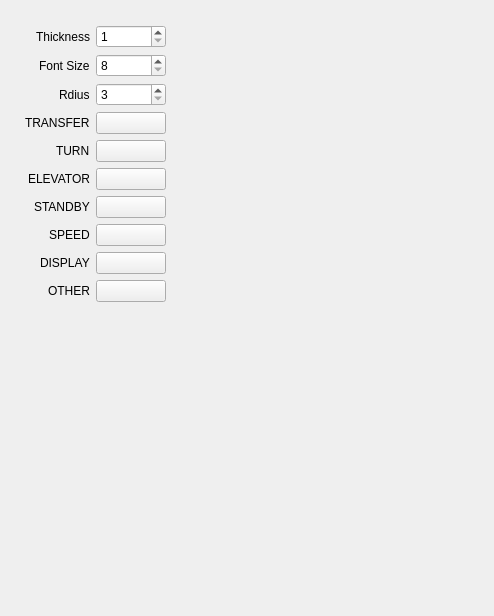
<?xml version="1.0" encoding="UTF-8"?>
<ui version="4.0">
 <class>FontDlg</class>
 <widget class="QWidget" name="FontDlg">
  <property name="geometry">
   <rect>
    <x>0</x>
    <y>0</y>
    <width>494</width>
    <height>616</height>
   </rect>
  </property>
  <property name="windowTitle">
   <string>Font And Color</string>
  </property>
  <widget class="QWidget" name="formLayoutWidget">
   <property name="geometry">
    <rect>
     <x>20</x>
     <y>20</y>
     <width>151</width>
     <height>291</height>
    </rect>
   </property>
   <layout class="QFormLayout" name="formLayout">
    <property name="labelAlignment">
     <set>Qt::AlignRight|Qt::AlignTrailing|Qt::AlignVCenter</set>
    </property>
    <property name="leftMargin">
     <number>5</number>
    </property>
    <property name="topMargin">
     <number>5</number>
    </property>
    <property name="rightMargin">
     <number>5</number>
    </property>
    <item row="0" column="0">
     <widget class="QLabel" name="label">
      <property name="text">
       <string>Thickness</string>
      </property>
     </widget>
    </item>
    <item row="0" column="1">
     <widget class="QSpinBox" name="sp_thickness">
      <property name="minimum">
       <number>1</number>
      </property>
      <property name="maximum">
       <number>10</number>
      </property>
     </widget>
    </item>
    <item row="1" column="1">
     <widget class="QSpinBox" name="sp_fontsize">
      <property name="minimum">
       <number>8</number>
      </property>
      <property name="maximum">
       <number>150</number>
      </property>
     </widget>
    </item>
    <item row="2" column="1">
     <widget class="QSpinBox" name="sp_radius">
      <property name="minimum">
       <number>3</number>
      </property>
     </widget>
    </item>
    <item row="1" column="0">
     <widget class="QLabel" name="label_2">
      <property name="text">
       <string>Font Size</string>
      </property>
     </widget>
    </item>
    <item row="2" column="0">
     <widget class="QLabel" name="label_3">
      <property name="text">
       <string>Rdius</string>
      </property>
     </widget>
    </item>
    <item row="3" column="1">
     <widget class="QPushButton" name="btn_color_transfer">
      <property name="text">
       <string/>
      </property>
     </widget>
    </item>
    <item row="3" column="0">
     <widget class="QLabel" name="label_4">
      <property name="text">
       <string>TRANSFER</string>
      </property>
     </widget>
    </item>
    <item row="4" column="1">
     <widget class="QPushButton" name="btn_color_turn">
      <property name="text">
       <string/>
      </property>
     </widget>
    </item>
    <item row="5" column="1">
     <widget class="QPushButton" name="btn_color_elevator">
      <property name="text">
       <string/>
      </property>
     </widget>
    </item>
    <item row="6" column="1">
     <widget class="QPushButton" name="btn_color_standby">
      <property name="text">
       <string/>
      </property>
     </widget>
    </item>
    <item row="7" column="1">
     <widget class="QPushButton" name="btn_color_speed">
      <property name="text">
       <string/>
      </property>
     </widget>
    </item>
    <item row="8" column="1">
     <widget class="QPushButton" name="btn_color_display">
      <property name="text">
       <string/>
      </property>
     </widget>
    </item>
    <item row="9" column="1">
     <widget class="QPushButton" name="btn_color_other">
      <property name="text">
       <string/>
      </property>
     </widget>
    </item>
    <item row="4" column="0">
     <widget class="QLabel" name="label_5">
      <property name="text">
       <string>TURN</string>
      </property>
     </widget>
    </item>
    <item row="5" column="0">
     <widget class="QLabel" name="label_6">
      <property name="text">
       <string>ELEVATOR</string>
      </property>
     </widget>
    </item>
    <item row="6" column="0">
     <widget class="QLabel" name="label_7">
      <property name="text">
       <string>STANDBY</string>
      </property>
     </widget>
    </item>
    <item row="7" column="0">
     <widget class="QLabel" name="label_8">
      <property name="text">
       <string>SPEED</string>
      </property>
     </widget>
    </item>
    <item row="8" column="0">
     <widget class="QLabel" name="label_9">
      <property name="text">
       <string>DISPLAY</string>
      </property>
     </widget>
    </item>
    <item row="9" column="0">
     <widget class="QLabel" name="label_10">
      <property name="text">
       <string>OTHER</string>
      </property>
     </widget>
    </item>
   </layout>
  </widget>
 </widget>
 <resources/>
 <connections/>
</ui>
